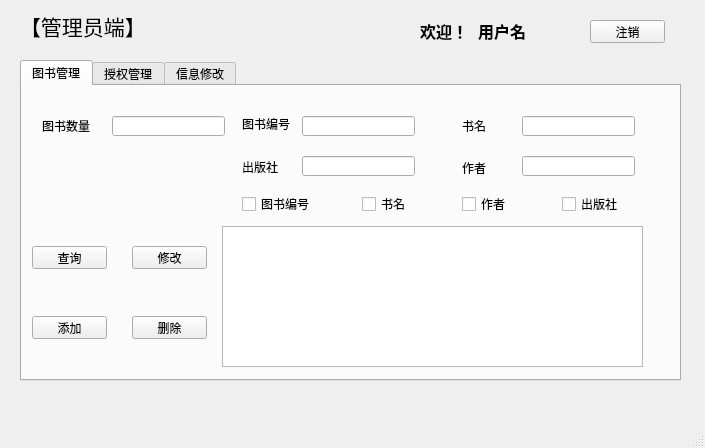
<?xml version="1.0" encoding="UTF-8"?>
<ui version="4.0">
 <class>MainWindow</class>
 <widget class="QMainWindow" name="MainWindow">
  <property name="geometry">
   <rect>
    <x>0</x>
    <y>0</y>
    <width>705</width>
    <height>448</height>
   </rect>
  </property>
  <property name="windowTitle">
   <string>MainWindow</string>
  </property>
  <widget class="QWidget" name="centralwidget">
   <widget class="QLabel" name="label">
    <property name="geometry">
     <rect>
      <x>20</x>
      <y>0</y>
      <width>131</width>
      <height>51</height>
     </rect>
    </property>
    <property name="font">
     <font>
      <family>Agency FB</family>
      <pointsize>16</pointsize>
     </font>
    </property>
    <property name="text">
     <string>【管理员端】</string>
    </property>
   </widget>
   <widget class="QPushButton" name="pushButton_exit">
    <property name="geometry">
     <rect>
      <x>590</x>
      <y>20</y>
      <width>75</width>
      <height>23</height>
     </rect>
    </property>
    <property name="text">
     <string>注销</string>
    </property>
   </widget>
   <widget class="QTabWidget" name="tabWidget">
    <property name="geometry">
     <rect>
      <x>20</x>
      <y>60</y>
      <width>661</width>
      <height>321</height>
     </rect>
    </property>
    <property name="currentIndex">
     <number>0</number>
    </property>
    <widget class="QWidget" name="tab">
     <attribute name="title">
      <string>图书管理</string>
     </attribute>
     <widget class="QTableWidget" name="tableWidget">
      <property name="geometry">
       <rect>
        <x>200</x>
        <y>140</y>
        <width>421</width>
        <height>141</height>
       </rect>
      </property>
     </widget>
     <widget class="QLabel" name="label_4">
      <property name="geometry">
       <rect>
        <x>220</x>
        <y>30</y>
        <width>54</width>
        <height>16</height>
       </rect>
      </property>
      <property name="text">
       <string>图书编号</string>
      </property>
     </widget>
     <widget class="QLineEdit" name="lineEdit_bno">
      <property name="geometry">
       <rect>
        <x>280</x>
        <y>30</y>
        <width>113</width>
        <height>20</height>
       </rect>
      </property>
     </widget>
     <widget class="QLineEdit" name="lineEdit_press">
      <property name="geometry">
       <rect>
        <x>280</x>
        <y>70</y>
        <width>113</width>
        <height>20</height>
       </rect>
      </property>
     </widget>
     <widget class="QLabel" name="label_5">
      <property name="geometry">
       <rect>
        <x>220</x>
        <y>70</y>
        <width>54</width>
        <height>21</height>
       </rect>
      </property>
      <property name="text">
       <string>出版社</string>
      </property>
     </widget>
     <widget class="QLabel" name="label_6">
      <property name="geometry">
       <rect>
        <x>440</x>
        <y>30</y>
        <width>54</width>
        <height>20</height>
       </rect>
      </property>
      <property name="text">
       <string>书名</string>
      </property>
     </widget>
     <widget class="QLabel" name="label_7">
      <property name="geometry">
       <rect>
        <x>440</x>
        <y>72</y>
        <width>54</width>
        <height>20</height>
       </rect>
      </property>
      <property name="text">
       <string>作者</string>
      </property>
     </widget>
     <widget class="QLineEdit" name="lineEdit_bname">
      <property name="geometry">
       <rect>
        <x>500</x>
        <y>30</y>
        <width>113</width>
        <height>20</height>
       </rect>
      </property>
     </widget>
     <widget class="QLineEdit" name="lineEdit_author">
      <property name="geometry">
       <rect>
        <x>500</x>
        <y>70</y>
        <width>113</width>
        <height>20</height>
       </rect>
      </property>
     </widget>
     <widget class="QPushButton" name="pushButton_booksearch">
      <property name="geometry">
       <rect>
        <x>10</x>
        <y>160</y>
        <width>75</width>
        <height>23</height>
       </rect>
      </property>
      <property name="text">
       <string>查询</string>
      </property>
     </widget>
     <widget class="QCheckBox" name="checkBox_bno">
      <property name="geometry">
       <rect>
        <x>220</x>
        <y>110</y>
        <width>71</width>
        <height>16</height>
       </rect>
      </property>
      <property name="text">
       <string>图书编号</string>
      </property>
     </widget>
     <widget class="QCheckBox" name="checkBox_bname">
      <property name="geometry">
       <rect>
        <x>340</x>
        <y>110</y>
        <width>71</width>
        <height>16</height>
       </rect>
      </property>
      <property name="text">
       <string>书名</string>
      </property>
     </widget>
     <widget class="QCheckBox" name="checkBox_author">
      <property name="geometry">
       <rect>
        <x>440</x>
        <y>110</y>
        <width>71</width>
        <height>16</height>
       </rect>
      </property>
      <property name="text">
       <string>作者</string>
      </property>
     </widget>
     <widget class="QCheckBox" name="checkBox_press">
      <property name="geometry">
       <rect>
        <x>540</x>
        <y>110</y>
        <width>71</width>
        <height>16</height>
       </rect>
      </property>
      <property name="text">
       <string>出版社</string>
      </property>
     </widget>
     <widget class="QPushButton" name="pushButton_bookadd">
      <property name="geometry">
       <rect>
        <x>10</x>
        <y>230</y>
        <width>75</width>
        <height>23</height>
       </rect>
      </property>
      <property name="text">
       <string>添加</string>
      </property>
     </widget>
     <widget class="QLineEdit" name="lineEdit_booknum">
      <property name="geometry">
       <rect>
        <x>90</x>
        <y>30</y>
        <width>113</width>
        <height>20</height>
       </rect>
      </property>
     </widget>
     <widget class="QLabel" name="label_3">
      <property name="geometry">
       <rect>
        <x>20</x>
        <y>30</y>
        <width>54</width>
        <height>20</height>
       </rect>
      </property>
      <property name="text">
       <string>图书数量</string>
      </property>
     </widget>
     <widget class="QPushButton" name="pushButton_bookchange">
      <property name="geometry">
       <rect>
        <x>110</x>
        <y>160</y>
        <width>75</width>
        <height>23</height>
       </rect>
      </property>
      <property name="text">
       <string>修改</string>
      </property>
     </widget>
     <widget class="QPushButton" name="pushButton_bookdelete">
      <property name="geometry">
       <rect>
        <x>110</x>
        <y>230</y>
        <width>75</width>
        <height>23</height>
       </rect>
      </property>
      <property name="text">
       <string>删除</string>
      </property>
     </widget>
    </widget>
    <widget class="QWidget" name="tab_2">
     <attribute name="title">
      <string>授权管理</string>
     </attribute>
     <widget class="QTableWidget" name="tableWidget_2">
      <property name="geometry">
       <rect>
        <x>210</x>
        <y>20</y>
        <width>421</width>
        <height>192</height>
       </rect>
      </property>
     </widget>
     <widget class="QPushButton" name="pushButton_usersearch">
      <property name="geometry">
       <rect>
        <x>60</x>
        <y>190</y>
        <width>75</width>
        <height>23</height>
       </rect>
      </property>
      <property name="text">
       <string>用户查询</string>
      </property>
     </widget>
     <widget class="QPushButton" name="pushButton_userdelete">
      <property name="geometry">
       <rect>
        <x>310</x>
        <y>240</y>
        <width>75</width>
        <height>23</height>
       </rect>
      </property>
      <property name="text">
       <string>用户删除</string>
      </property>
     </widget>
     <widget class="QPushButton" name="pushButton_usergrant">
      <property name="geometry">
       <rect>
        <x>460</x>
        <y>240</y>
        <width>75</width>
        <height>23</height>
       </rect>
      </property>
      <property name="text">
       <string>用户授权</string>
      </property>
     </widget>
     <widget class="QLineEdit" name="lineEdit_rno">
      <property name="geometry">
       <rect>
        <x>80</x>
        <y>30</y>
        <width>113</width>
        <height>20</height>
       </rect>
      </property>
     </widget>
     <widget class="QLineEdit" name="lineEdit_rname">
      <property name="geometry">
       <rect>
        <x>80</x>
        <y>80</y>
        <width>113</width>
        <height>20</height>
       </rect>
      </property>
     </widget>
     <widget class="QCheckBox" name="checkBox_rno">
      <property name="geometry">
       <rect>
        <x>30</x>
        <y>140</y>
        <width>71</width>
        <height>20</height>
       </rect>
      </property>
      <property name="text">
       <string>学号</string>
      </property>
     </widget>
     <widget class="QCheckBox" name="checkBox_rname">
      <property name="geometry">
       <rect>
        <x>130</x>
        <y>140</y>
        <width>71</width>
        <height>20</height>
       </rect>
      </property>
      <property name="text">
       <string>姓名</string>
      </property>
     </widget>
     <widget class="QLabel" name="label_8">
      <property name="geometry">
       <rect>
        <x>20</x>
        <y>30</y>
        <width>54</width>
        <height>16</height>
       </rect>
      </property>
      <property name="text">
       <string>学生学号</string>
      </property>
     </widget>
     <widget class="QLabel" name="label_9">
      <property name="geometry">
       <rect>
        <x>20</x>
        <y>80</y>
        <width>54</width>
        <height>12</height>
       </rect>
      </property>
      <property name="text">
       <string>学生姓名</string>
      </property>
     </widget>
    </widget>
    <widget class="QWidget" name="tab_3">
     <attribute name="title">
      <string>信息修改</string>
     </attribute>
     <widget class="QLabel" name="label_name">
      <property name="geometry">
       <rect>
        <x>60</x>
        <y>40</y>
        <width>54</width>
        <height>12</height>
       </rect>
      </property>
      <property name="text">
       <string>姓名</string>
      </property>
     </widget>
     <widget class="QLineEdit" name="lineEdit_Mname">
      <property name="geometry">
       <rect>
        <x>130</x>
        <y>40</y>
        <width>113</width>
        <height>20</height>
       </rect>
      </property>
     </widget>
     <widget class="QLineEdit" name="lineEdit_Mphone">
      <property name="geometry">
       <rect>
        <x>130</x>
        <y>110</y>
        <width>113</width>
        <height>20</height>
       </rect>
      </property>
     </widget>
     <widget class="QLineEdit" name="lineEdit_Mage">
      <property name="geometry">
       <rect>
        <x>410</x>
        <y>40</y>
        <width>113</width>
        <height>20</height>
       </rect>
      </property>
     </widget>
     <widget class="QLineEdit" name="lineEdit_Musername">
      <property name="geometry">
       <rect>
        <x>410</x>
        <y>110</y>
        <width>113</width>
        <height>20</height>
       </rect>
      </property>
     </widget>
     <widget class="QLabel" name="label_age">
      <property name="geometry">
       <rect>
        <x>340</x>
        <y>40</y>
        <width>54</width>
        <height>12</height>
       </rect>
      </property>
      <property name="text">
       <string>年龄</string>
      </property>
     </widget>
     <widget class="QLabel" name="label_10">
      <property name="geometry">
       <rect>
        <x>60</x>
        <y>110</y>
        <width>54</width>
        <height>12</height>
       </rect>
      </property>
      <property name="text">
       <string>电话号码</string>
      </property>
     </widget>
     <widget class="QLabel" name="label_11">
      <property name="geometry">
       <rect>
        <x>60</x>
        <y>180</y>
        <width>54</width>
        <height>12</height>
       </rect>
      </property>
      <property name="text">
       <string>旧密码</string>
      </property>
     </widget>
     <widget class="QLabel" name="label_12">
      <property name="geometry">
       <rect>
        <x>340</x>
        <y>110</y>
        <width>54</width>
        <height>12</height>
       </rect>
      </property>
      <property name="text">
       <string>用户名</string>
      </property>
     </widget>
     <widget class="QLineEdit" name="lineEdit_Mpwd">
      <property name="geometry">
       <rect>
        <x>130</x>
        <y>180</y>
        <width>113</width>
        <height>20</height>
       </rect>
      </property>
     </widget>
     <widget class="QLineEdit" name="lineEdit_Mnewpwd">
      <property name="geometry">
       <rect>
        <x>410</x>
        <y>180</y>
        <width>113</width>
        <height>20</height>
       </rect>
      </property>
     </widget>
     <widget class="QLabel" name="label_13">
      <property name="geometry">
       <rect>
        <x>340</x>
        <y>180</y>
        <width>54</width>
        <height>12</height>
       </rect>
      </property>
      <property name="text">
       <string>新密码</string>
      </property>
     </widget>
     <widget class="QPushButton" name="pushButton_enter">
      <property name="geometry">
       <rect>
        <x>200</x>
        <y>250</y>
        <width>75</width>
        <height>23</height>
       </rect>
      </property>
      <property name="text">
       <string>确定</string>
      </property>
     </widget>
     <widget class="QPushButton" name="pushButton_cancel2">
      <property name="geometry">
       <rect>
        <x>370</x>
        <y>250</y>
        <width>75</width>
        <height>23</height>
       </rect>
      </property>
      <property name="text">
       <string>取消</string>
      </property>
     </widget>
    </widget>
   </widget>
   <widget class="QWidget" name="layoutWidget">
    <property name="geometry">
     <rect>
      <x>420</x>
      <y>20</y>
      <width>110</width>
      <height>22</height>
     </rect>
    </property>
    <layout class="QHBoxLayout" name="horizontalLayout">
     <item>
      <widget class="QLabel" name="label_2">
       <property name="font">
        <font>
         <family>Agency FB</family>
         <pointsize>12</pointsize>
         <weight>75</weight>
         <bold>true</bold>
        </font>
       </property>
       <property name="text">
        <string>欢迎！</string>
       </property>
      </widget>
     </item>
     <item>
      <widget class="QLabel" name="label_username">
       <property name="font">
        <font>
         <family>Agency FB</family>
         <pointsize>12</pointsize>
         <weight>75</weight>
         <bold>true</bold>
        </font>
       </property>
       <property name="text">
        <string>用户名</string>
       </property>
      </widget>
     </item>
    </layout>
   </widget>
  </widget>
  <widget class="QMenuBar" name="menubar">
   <property name="geometry">
    <rect>
     <x>0</x>
     <y>0</y>
     <width>705</width>
     <height>23</height>
    </rect>
   </property>
  </widget>
  <widget class="QStatusBar" name="statusbar"/>
 </widget>
 <resources/>
 <connections/>
</ui>
